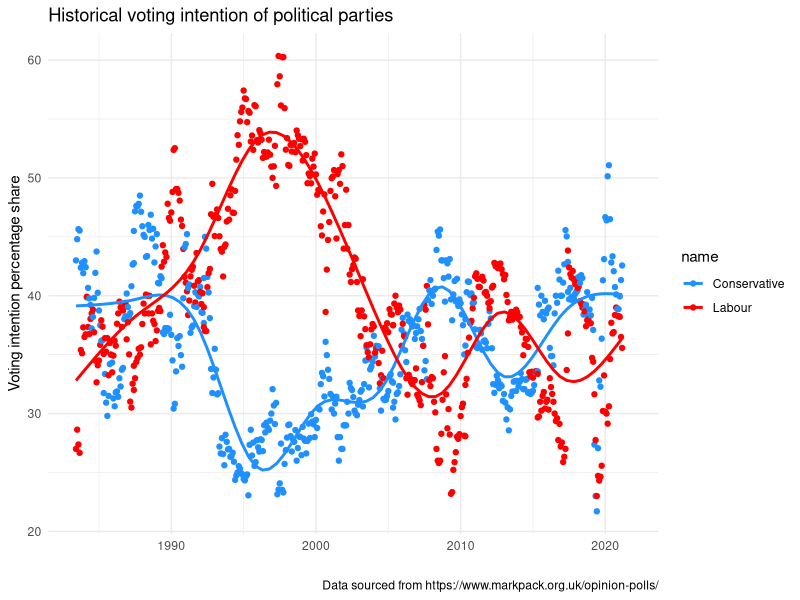
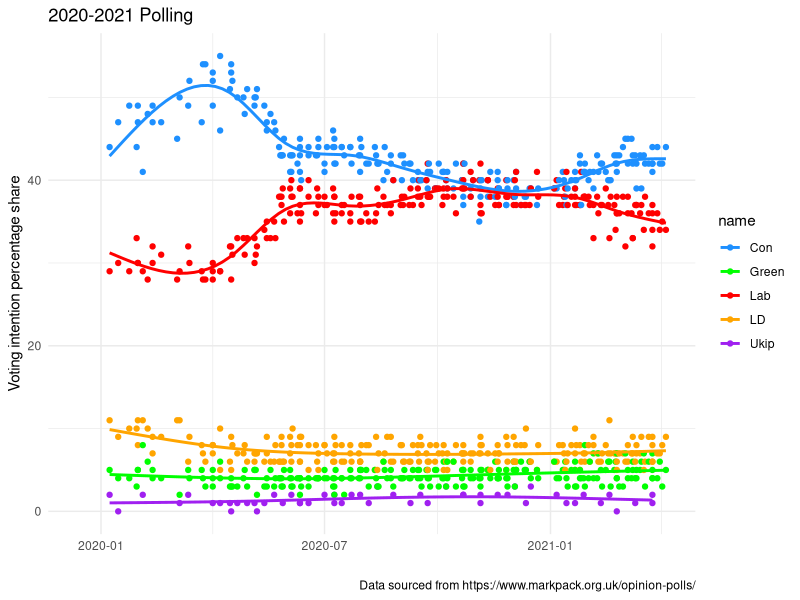

Write R code to recreate these figures, in order.
## ---- chunk 1
library(tidyverse)
library(lubridate)

readxl::read_excel("PollBase-Q2-2021.xlsx", sheet = 24) |>  
  mutate(date = as.Date(as.integer(...2), origin="1899-12-30")) |>  
  pivot_longer(c("Conservative", "Labour")) |>
  filter(date < lubridate::ymd(20211101)) |> 
  ggplot(aes(date, value, colour = name)) + geom_point()+
  scale_color_manual(values = c("dodgerblue","red"))+
  geom_smooth(method = "gam", se = FALSE)+
  theme_minimal()+
  labs(title = "Historical voting intention of political parties",
       y = "Voting intention percentage share",
       x = "",
       caption = "Data sourced from https://www.markpack.org.uk/opinion-polls/")
  
readxl::read_excel("PollBase-Q2-2021.xlsx", sheet = 23) |>
  mutate(date = ...4) |> 
  pivot_longer(c("Con", "Lab","LD","Ukip","Green")) |> 
  filter(date < lubridate::ymd(20211101)) |> 
  ggplot(aes(date, value, colour = name)) + geom_point()+
  scale_color_manual(values = c("dodgerblue", "green","red","orange","purple")) +
  geom_smooth(method = "gam",se= FALSE)+
  theme_minimal()+
  labs(title = "2020-2021 Polling ",
       x = "",
       y = "Voting intention percentage share",
       caption = "Data sourced from https://www.markpack.org.uk/opinion-polls/")




#   mutate(date = lubridate::day(...2))
#   ggplot(aes(Date, Con)) + geom_line(colour = "dodgerblue")+ geom_line(aes(y = Lab), colour = "red")
# ggplot(aes(Date, Con...8)) + geom_line(colour = "dodgerblue")+ geom_line(aes(y = Lab...10), colour = "red")
## ---- chunk 2


  
